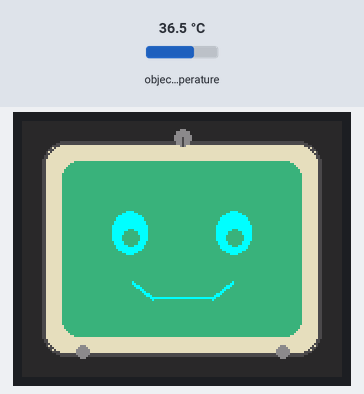
A sketch run on a simulated Arduino Uno, built with avr-gcc and run on an emulated ATmega328P. On the bench: 160×128 colour display. The test bench sets the inputs (shaded band); at power-on: object temperature 36.5 °C. What the sketch prints to the serial monitor is not drawn.

Above: at 0.3 s.
At 4.6 s:
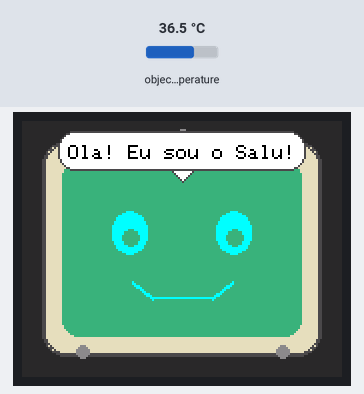
At 12.8 s:
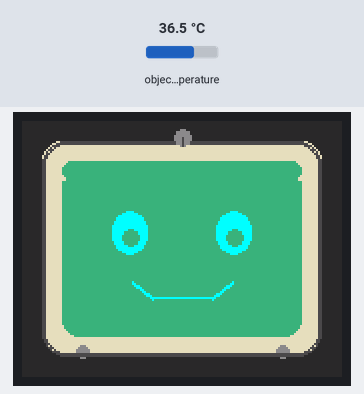
At 17.6 s:
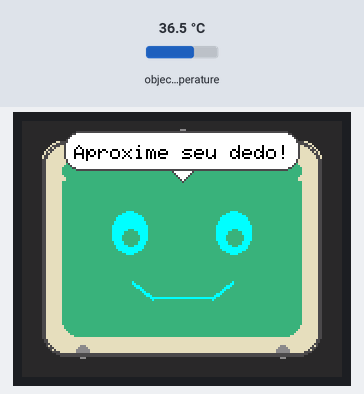
At 27.5 s:
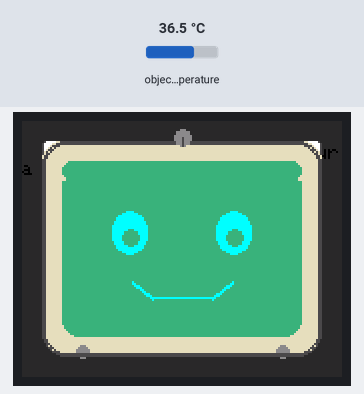
At 32.5 s:
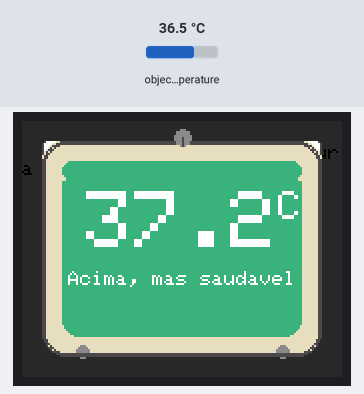

Measured:
- what the display in image 1 shows lasts 1.5 s, from 4.5 s to 6.0 s
- what the display in image 2 shows lasts 2.0 s, from 12.8 s to 14.8 s
- what the display in image 4 shows lasts 0.9 s, from 27.5 s to 28.4 s
- what the display in image 5 shows lasts 6.1 s, from 32.4 s to 38.5 s

The sketch:

salu_robot_display_lite.ino
```cpp
/*
 * Salu Robot v0.4 - LITE (Otimizado Simples)
 * Versao com otimizacoes conservadoras - FUNCIONAL
 *
 * Otimizacoes aplicadas:
 * - Logs reduzidos (F() macro)
 * - Constantes com #define
 * - Reducao de NUM_LEITURAS de 10 para 8
 * - Bug de boca corrigido (nao aparece durante resultado)
 *
 * Hardware:
 * - Arduino Uno
 * - Display ST7735 (160x128)
 * - Sensor MLX90614 (I2C)
 */

#include <Adafruit_GFX.h>
#include <Adafruit_ST7735.h>
#include <SPI.h>
#include <Wire.h>
#include <Adafruit_MLX90614.h>

// Definicoes dos pinos do display
#define TFT_CS    10
#define TFT_RST   9
#define TFT_DC    8

// Inicializacao do display e sensor
Adafruit_ST7735 tft = Adafruit_ST7735(TFT_CS, TFT_DC, TFT_RST);
Adafruit_MLX90614 mlx = Adafruit_MLX90614();

// Paleta de cores estilo retro/BMO
#define COR_FUNDO       0x2945
#define COR_TELA        0x3D8F
#define COR_CORPO       0xE6F7
#define COR_BORDA       0x4A49
#define COR_OLHOS       ST7735_CYAN
#define COR_BOCA        ST7735_CYAN
#define COR_TEXTO       ST7735_WHITE
#define COR_DETALHES    0x8C51
#define COR_BALAO       ST7735_WHITE
#define COR_PROGRESSO   ST7735_GREEN

// Estados de emocao
enum Emocao {
  FELIZ,
  PISCANDO,
  FALANDO,
  AMOR
};

// Estados do sensor
enum EstadoSensor {
  IDLE,
  MEDINDO,
  RESULTADO
};

// Variaveis de controle
Emocao emocaoAtual = FELIZ;
EstadoSensor estadoSensor = IDLE;
unsigned long tempoUltimaAnimacao = 0;
unsigned long tempoUltimoPiscar = 0;
unsigned long tempoUltimaLeitura = 0;
unsigned long tempoInicioResultado = 0;
bool estaFalando = false;
bool sensorDisponivel = false;
bool resultadoProcessado = false;

// Configuracoes de medicao (usando #define economiza RAM)
#define TEMP_THRESHOLD 30.0
#define CORRECAO_TEMP 4.5
#define NUM_LEITURAS 8  // Reduzido de 10 para 8 (economiza 8 bytes)
#define DELAY_IDLE 5000
#define DELAY_ATIVO 500
#define DELAY_RESULTADO 3000

// Buffer de leituras
float leituras[NUM_LEITURAS];

void setup() {
  Serial.begin(9600);
  Serial.println(F("Salu Robot v0.4 LITE"));

  tft.initR(INITR_BLACKTAB);
  tft.setRotation(1);
  tft.fillScreen(COR_FUNDO);

  desenharCorpoRobo();
  desenharRosto(FELIZ);

  delay(500);

  if (mlx.begin()) {
    sensorDisponivel = true;
    Serial.println(F("Sensor OK"));
  } else {
    sensorDisponivel = false;
    Serial.println(F("Sensor N/A"));
  }

  delay(1000);
  executarSequenciaInicial();

  tempoUltimaLeitura = millis();
  tempoUltimaAnimacao = millis();

  Serial.println(F("Sistema pronto"));
}

void loop() {
  unsigned long tempoAtual = millis();

  // PRIORIDADE 1: Gerenciar sensor
  if (sensorDisponivel) {
    if (estadoSensor == MEDINDO || estadoSensor == RESULTADO) {
      executarEstadoSensor();
    }

    if (estadoSensor == IDLE) {
      unsigned long tempoDesdeUltimaLeitura = tempoAtual - tempoUltimaLeitura;

      if (tempoDesdeUltimaLeitura >= 1000) {
        float temp = mlx.readObjectTempC();

        if (tempoDesdeUltimaLeitura >= DELAY_IDLE) {
          if (temp >= TEMP_THRESHOLD) {
            if (estaFalando) {
              estaFalando = false;
              limparBalaoFala();
            }
            estadoSensor = MEDINDO;
          }
          tempoUltimaLeitura = tempoAtual;
        } else if (temp >= TEMP_THRESHOLD) {
          if (estaFalando) {
            estaFalando = false;
            limparBalaoFala();
          }
          estadoSensor = MEDINDO;
          tempoUltimaLeitura = tempoAtual;
        }
      }
    }
  }

  // PRIORIDADE 2: Piscar
  if (tempoAtual - tempoUltimoPiscar > 4000 && !estaFalando && estadoSensor == IDLE) {
    animacaoPiscar();
    tempoUltimoPiscar = tempoAtual;
  }

  // PRIORIDADE 3: Sequencia
  if (tempoAtual - tempoUltimaAnimacao > 30000 && !estaFalando && estadoSensor == IDLE) {
    executarSequenciaInicial();
    tempoUltimaAnimacao = tempoAtual;
  }

  delay(50);
}

void executarEstadoSensor() {
  switch(estadoSensor) {
    case MEDINDO: {
      Serial.println(F("\n=== MEDICAO ==="));
      iniciarMedicao();
      float tempMedia = calcularMedia();
      mostrarResultado(tempMedia);
      estadoSensor = RESULTADO;
      tempoInicioResultado = millis();
      resultadoProcessado = false;
      break;
    }

    case RESULTADO: {
      if (!resultadoProcessado) {
        resultadoProcessado = true;
      }

      if (millis() - tempoInicioResultado >= DELAY_RESULTADO) {
        estadoSensor = IDLE;
        emocaoAtual = FELIZ;
        desenharRosto(FELIZ);
        tempoUltimaLeitura = millis();
        tempoUltimaAnimacao = millis();
        Serial.println(F("IDLE"));
      }
      break;
    }
  }
}

float lerTemperatura() {
  return mlx.readObjectTempC();
}

bool dedoDetectado(float temp) {
  return (temp >= TEMP_THRESHOLD);
}

void iniciarMedicao() {
  desenharTelaMedicao();

  for(int i = 0; i < NUM_LEITURAS; i++) {
    leituras[i] = lerTemperatura();
    int progresso = ((i + 1) * 100) / NUM_LEITURAS;
    atualizarBarraProgresso(progresso);
    delay(DELAY_ATIVO);
  }
}

float calcularMedia() {
  float soma = 0;
  for(int i = 0; i < NUM_LEITURAS; i++) {
    soma += leituras[i];
  }
  float media = soma / NUM_LEITURAS;
  float tempCorrigida = media + CORRECAO_TEMP;

  // Ajustar margem de erro
  float tempFinal = ajustarMargemErro(tempCorrigida);

  return tempFinal;
}

float ajustarMargemErro(float temp) {
  if (temp < 35.5) return 36.1;
  if (temp > 38.0) return 37.2;
  return temp;
}

void desenharTelaMedicao() {
  tft.fillRoundRect(22, 22, 116, 84, 6, COR_TELA);
  desenharOlhosFeliz();
  tft.setTextColor(COR_TEXTO);
  tft.setTextSize(1);
  tft.setCursor(35, 30);
  tft.print(F("Medindo..."));
}

void atualizarBarraProgresso(int percentual) {
  int x = 30;
  int y = 70;
  int largura = 100;
  int altura = 12;

  tft.fillRect(x, y, largura, altura, COR_TELA);
  tft.drawRect(x, y, largura, altura, COR_BOCA);

  int larguraProgresso = (largura - 4) * percentual / 100;
  if (larguraProgresso > 0) {
    tft.fillRect(x + 2, y + 2, larguraProgresso, altura - 4, COR_PROGRESSO);
  }

  tft.setTextColor(COR_TEXTO);
  tft.setTextSize(1);
  tft.setCursor(70, 85);
  tft.print(percentual);
  tft.print('%');
}

void mostrarResultado(float temp) {
  // Limpar TODA a tela interna (sem rosto, sem boca)
  tft.fillRoundRect(22, 22, 116, 84, 6, COR_TELA);

  // Mostrar APENAS temperatura em grande escala
  tft.setTextColor(COR_TEXTO);
  tft.setTextSize(4);

  char buffer[8];
  dtostrf(temp, 4, 1, buffer);

  int larguraTexto = strlen(buffer) * 24;
  int x = 80 - larguraTexto/2;
  tft.setCursor(x, 35);
  tft.print(buffer);
  tft.setTextSize(2);
  tft.print('C');

  // Classificar temperatura
  String mensagem = "";
  if (temp < 35.0) {
    mensagem = "Muito baixa!";
  } else if (temp >= 35.0 && temp < 36.0) {
    mensagem = "Abaixo, mas saudavel";
  } else if (temp >= 36.0 && temp <= 37.0) {
    mensagem = "Normal!";
  } else if (temp > 37.0 && temp <= 38.0) {
    mensagem = "Acima, mas saudavel";
  } else if (temp > 38.0 && temp <= 39.0) {
    mensagem = "Febre leve!";
  } else {
    mensagem = "Febre alta!";
  }

  // Mostrar mensagem abaixo da temperatura
  tft.setTextSize(1);
  tft.setTextColor(COR_TEXTO);
  int larguraMensagem = mensagem.length() * 6;
  int xMsg = 80 - larguraMensagem/2;
  tft.setCursor(xMsg, 75);
  tft.print(mensagem);

  // Aguardar 3 segundos mostrando APENAS temperatura + mensagem
  // NAO chamar falar() para evitar que a boca apareça
  delay(3000);
}

void executarSequenciaInicial() {
  emocaoAtual = FELIZ;
  desenharRosto(FELIZ);
  falar("Ola! Eu sou o Salu!");
  delay(2000);

  emocaoAtual = AMOR;
  desenharRosto(AMOR);
  falar("Como voce esta?");
  delay(1000);

  emocaoAtual = FELIZ;
  desenharRosto(FELIZ);
  delay(2000);

  if (sensorDisponivel) {
    falar("Aproxime seu dedo!");
    delay(1000);
    falar("Vou medir sua temperatura");
  } else {
    falar("Sensor nao disponivel!");
  }
  delay(2000);
}

void desenharCorpoRobo() {
  tft.fillRoundRect(10, 10, 140, 108, 12, COR_CORPO);
  tft.drawRoundRect(10, 10, 140, 108, 12, COR_BORDA);
  tft.drawRoundRect(11, 11, 138, 106, 11, COR_BORDA);
  tft.fillRoundRect(20, 20, 120, 88, 8, COR_TELA);
  tft.fillCircle(30, 115, 3, COR_DETALHES);
  tft.fillCircle(130, 115, 3, COR_DETALHES);
  tft.fillCircle(80, 8, 4, COR_DETALHES);
  tft.drawLine(80, 8, 80, 12, COR_BORDA);
}

void desenharRosto(Emocao emocao) {
  tft.fillRoundRect(22, 22, 116, 84, 6, COR_TELA);

  switch(emocao) {
    case FELIZ:
      desenharOlhosFeliz();
      desenharBocaSorriso();
      break;

    case PISCANDO:
      desenharOlhosFechados();
      desenharBocaSorriso();
      break;

    case FALANDO:
      if(emocaoAtual == AMOR) {
        desenharOlhosCoracao();
      } else {
        desenharOlhosFeliz();
      }
      break;

    case AMOR:
      desenharOlhosCoracao();
      desenharBocaSorriso();
      break;
  }
}

void desenharOlhosFeliz() {
  tft.fillRoundRect(45, 45, 18, 22, 9, COR_OLHOS);
  tft.fillCircle(54, 58, 4, COR_TELA);
  tft.fillRoundRect(97, 45, 18, 22, 9, COR_OLHOS);
  tft.fillCircle(106, 58, 4, COR_TELA);
}

void desenharOlhosFechados() {
  tft.fillRoundRect(45, 55, 18, 4, 2, COR_OLHOS);
  tft.fillRoundRect(97, 55, 18, 4, 2, COR_OLHOS);
}

void desenharOlhosCoracao() {
  desenharCoracaoOlho(54, 55);
  desenharCoracaoOlho(106, 55);
}

void desenharCoracaoOlho(int x, int y) {
  tft.fillCircle(x-4, y-2, 5, COR_OLHOS);
  tft.fillCircle(x+4, y-2, 5, COR_OLHOS);
  tft.fillTriangle(x-9, y, x, y+10, x+9, y, COR_OLHOS);
}

void desenharBocaSorriso() {
  tft.drawLine(55, 80, 65, 88, COR_BOCA);
  tft.drawLine(65, 88, 95, 88, COR_BOCA);
  tft.drawLine(95, 88, 105, 80, COR_BOCA);
  tft.drawLine(55, 81, 65, 89, COR_BOCA);
  tft.drawLine(95, 89, 105, 81, COR_BOCA);
}

void desenharBocaAberta() {
  tft.fillRoundRect(65, 78, 30, 20, 8, COR_BOCA);
  tft.fillRoundRect(67, 80, 26, 16, 6, COR_TELA);
}

void desenharBocaFechada() {
  tft.fillRoundRect(65, 85, 30, 6, 3, COR_BOCA);
}

void limparAreaBoca() {
  tft.fillRect(50, 75, 60, 25, COR_TELA);
}

void falar(String texto) {
  estaFalando = true;
  Emocao emocaoBackup = emocaoAtual;

  mostrarBalaoFala(texto);

  int duracaoFala = texto.length() * 150;
  int ciclos = duracaoFala / 300;

  for(int i = 0; i < ciclos; i++) {
    limparAreaBoca();
    desenharBocaAberta();
    delay(150);

    limparAreaBoca();
    desenharBocaFechada();
    delay(150);
  }

  limparAreaBoca();
  desenharBocaSorriso();

  delay(1500);
  limparBalaoFala();

  estaFalando = false;
  emocaoAtual = emocaoBackup;
}

void mostrarBalaoFala(String texto) {
  int larguraTexto = texto.length() * 6 + 10;
  int alturaBalao = 20;
  int xBalao = 80 - larguraTexto/2;
  int yBalao = 5;

  if(larguraTexto > 140) {
    larguraTexto = 140;
    xBalao = 10;
  }

  tft.fillRoundRect(xBalao, yBalao, larguraTexto, alturaBalao, 8, COR_BALAO);
  tft.drawRoundRect(xBalao, yBalao, larguraTexto, alturaBalao, 8, COR_BORDA);

  tft.fillTriangle(75, yBalao + alturaBalao, 80, yBalao + alturaBalao + 5, 85, yBalao + alturaBalao, COR_BALAO);
  tft.drawLine(75, yBalao + alturaBalao, 80, yBalao + alturaBalao + 5, COR_BORDA);
  tft.drawLine(80, yBalao + alturaBalao + 5, 85, yBalao + alturaBalao, COR_BORDA);

  tft.setTextColor(ST7735_BLACK);
  tft.setTextSize(1);
  tft.setCursor(xBalao + 5, yBalao + 7);
  tft.print(texto);
}

void limparBalaoFala() {
  tft.fillRect(0, 0, 160, 10, COR_FUNDO);
  tft.fillRoundRect(10, 10, 140, 20, 12, COR_CORPO);
  tft.drawRoundRect(10, 10, 140, 108, 12, COR_BORDA);
  tft.drawRoundRect(11, 11, 138, 106, 11, COR_BORDA);
  tft.fillRoundRect(20, 20, 120, 10, 8, COR_TELA);
  tft.fillCircle(80, 8, 4, COR_DETALHES);
  tft.drawLine(80, 8, 80, 12, COR_BORDA);
}

void animacaoPiscar() {
  Emocao emocaoAnterior = emocaoAtual;
  desenharRosto(PISCANDO);
  delay(150);
  desenharRosto(emocaoAnterior);
}
```
